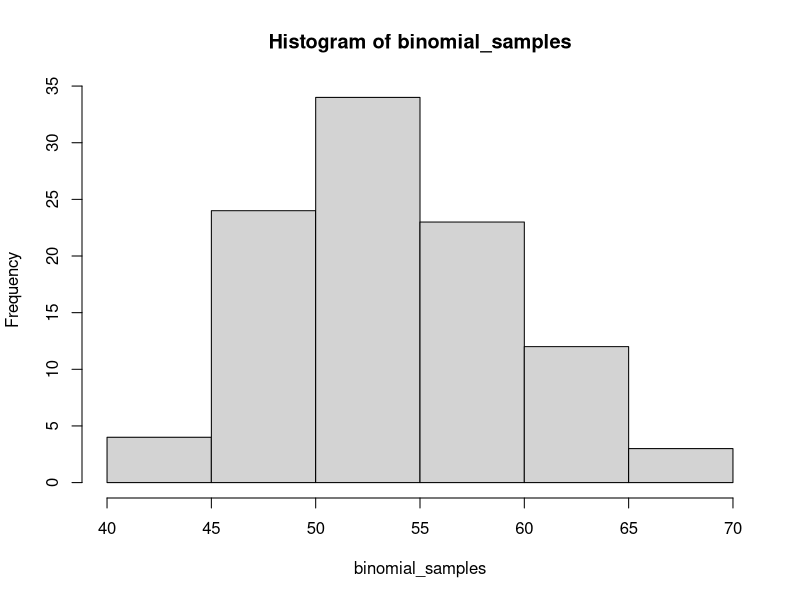
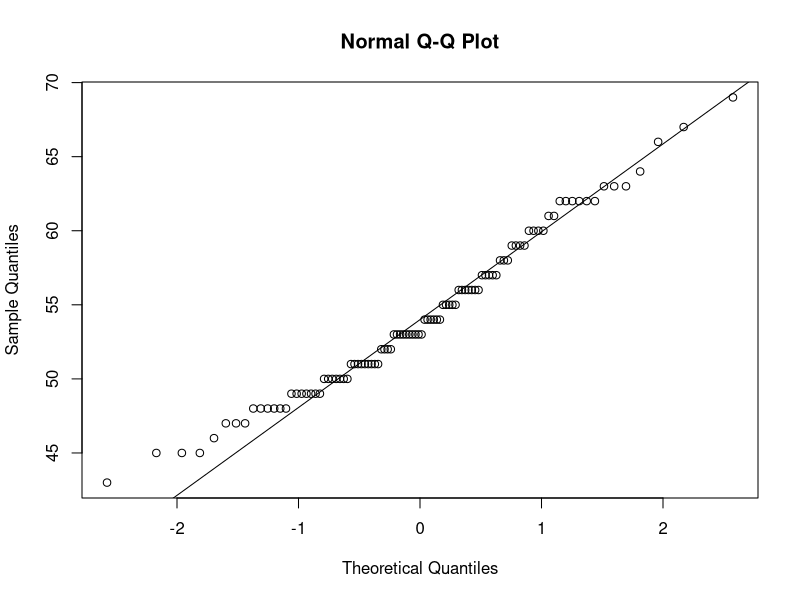

Here is the R script that generated these plots, in order:
# 07-normal-approx-binomial-clt.R
# Companion to IE 1072 lecture notes, Part III (Central Limit Theorem).
#
# Each binomial draw with size = 100 and p = 0.55 is itself a sum of
# 100 i.i.d. Bernoulli(0.55) variables, so by the CLT its sampling
# distribution should look approximately normal. We generate many such
# binomial samples and check normality with a histogram and a QQ plot
# against the normal distribution.

# Number of binomial replicates to draw.
n_replicates <- 100

# Each binomial draw is itself the sum of binom_size = 100 i.i.d. Bernoullis.
binom_size <- 100
p          <- 0.55

binomial_samples <- rbinom(n = n_replicates, size = binom_size, prob = p)

# Histogram of the sampling distribution: should be roughly bell-shaped.
hist(binomial_samples)

# QQ plot against the standard normal. Points should fall on (or near)
# the line if the normal approximation is good.
qqnorm(binomial_samples)
qqline(binomial_samples)
